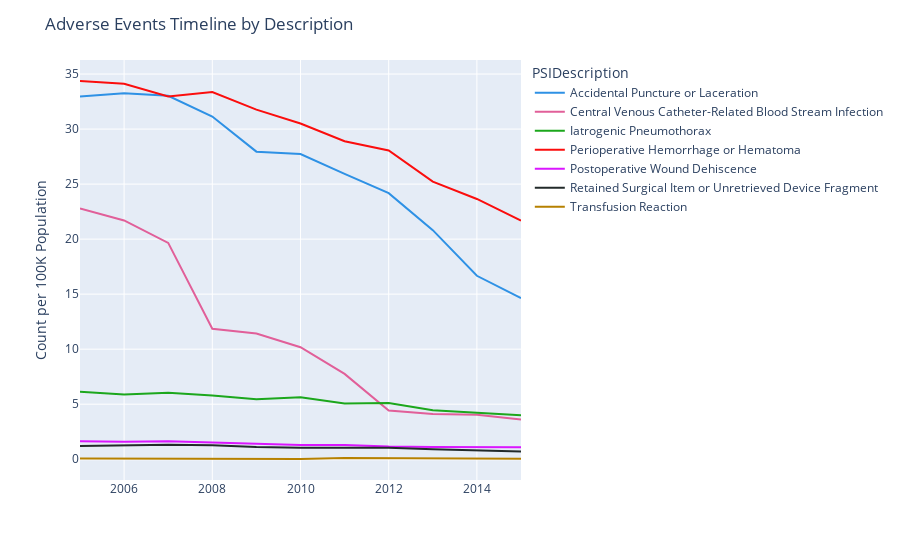

Source (notebook cell):
### Code cell
main_data_statewide = main_data[main_data.County == 'Statewide']
main_data_t = main_data_statewide.groupby(['Year', 'PSIDescription', 'PSI'])[['ObsRate']] \
       .sum() \
       .reset_index() \
       .sort_values(['PSIDescription', 'Year'])


fig = px.line(main_data_t, x='Year', y='ObsRate', color='PSIDescription', 
              color_discrete_sequence=px.colors.qualitative.Dark24)

# Layout adjustments.

fig.update_layout(title='Adverse Events Timeline by Description', xaxis_title ='', 
                  yaxis_title = 'Count per 100K Population')
                         
fig.for_each_trace(lambda t: t.update(name=t.name.replace("PSIDescription=", "")))

fig.show()

### Figure 1 — Plotly figure (JSON) as saved in the notebook; plotly's stock layout.template omitted (floating-point values rounded to 4 significant figures)
{"data": [{"hovertemplate": "PSIDescription=Accidental Puncture or Laceration<br>Year=%{x}<br>ObsRate=%{y}<extra></extra>", "legendgroup": "Accidental Puncture or Laceration", "line": {"color": "#2E91E5", "dash": "solid"}, "marker": {"symbol": "circle"}, "mode": "lines", "name": "Accidental Puncture or Laceration", "orientation": "v", "showlegend": true, "type": "scatter", "x": [2005, 2006, 2007, 2008, 2009, 2010, 2011, 2012, 2013, 2014, 2015], "xaxis": "x", "y": [32.96, 33.26, 33.03, 31.14, 27.95, 27.73, 25.93, 24.18, 20.82, 16.67, 14.65], "yaxis": "y"}, {"hovertemplate": "PSIDescription=Central Venous Catheter-Related Blood Stream Infection<br>Year=%{x}<br>ObsRate=%{y}<extra></extra>", "legendgroup": "Central Venous Catheter-Related Blood Stream Infection", "line": {"color": "#E15F99", "dash": "solid"}, "marker": {"symbol": "circle"}, "mode": "lines", "name": "Central Venous Catheter-Related Blood Stream Infection", "orientation": "v", "showlegend": true, "type": "scatter", "x": [2005, 2006, 2007, 2008, 2009, 2010, 2011, 2012, 2013, 2014, 2015], "xaxis": "x", "y": [22.78, 21.7, 19.66, 11.85, 11.42, 10.18, 7.75, 4.43, 4.1, 4.05, 3.61], "yaxis": "y"}, {"hovertemplate": "PSIDescription=Iatrogenic Pneumothorax<br>Year=%{x}<br>ObsRate=%{y}<extra></extra>", "legendgroup": "Iatrogenic Pneumothorax", "line": {"color": "#1CA71C", "dash": "solid"}, "marker": {"symbol": "circle"}, "mode": "lines", "name": "Iatrogenic Pneumothorax", "orientation": "v", "showlegend": true, "type": "scatter", "x": [2005, 2006, 2007, 2008, 2009, 2010, 2011, 2012, 2013, 2014, 2015], "xaxis": "x", "y": [6.13, 5.88, 6.04, 5.8, 5.46, 5.64, 5.07, 5.1, 4.44, 4.19, 4], "yaxis": "y"}, {"hovertemplate": "PSIDescription=Perioperative Hemorrhage or Hematoma<br>Year=%{x}<br>ObsRate=%{y}<extra></extra>", "legendgroup": "Perioperative Hemorrhage or Hematoma", "line": {"color": "#FB0D0D", "dash": "solid"}, "marker": {"symbol": "circle"}, "mode": "lines", "name": "Perioperative Hemorrhage or Hematoma", "orientation": "v", "showlegend": true, "type": "scatter", "x": [2005, 2006, 2007, 2008, 2009, 2010, 2011, 2012, 2013, 2014, 2015], "xaxis": "x", "y": [34.37, 34.12, 32.97, 33.37, 31.77, 30.51, 28.9, 28.05, 25.23, 23.65, 21.68], "yaxis": "y"}, {"hovertemplate": "PSIDescription=Postoperative Wound Dehiscence<br>Year=%{x}<br>ObsRate=%{y}<extra></extra>", "legendgroup": "Postoperative Wound Dehiscence", "line": {"color": "#DA16FF", "dash": "solid"}, "marker": {"symbol": "circle"}, "mode": "lines", "name": "Postoperative Wound Dehiscence", "orientation": "v", "showlegend": true, "type": "scatter", "x": [2005, 2006, 2007, 2008, 2009, 2010, 2011, 2012, 2013, 2014, 2015], "xaxis": "x", "y": [1.63, 1.59, 1.64, 1.53, 1.41, 1.3, 1.29, 1.16, 1.12, 1.09, 1.08], "yaxis": "y"}, {"hovertemplate": "PSIDescription=Retained Surgical Item or Unretrieved Device Fragment<br>Year=%{x}<br>ObsRate=%{y}<extra></extra>", "legendgroup": "Retained Surgical Item or Unretrieved Device Fragment", "line": {"color": "#222A2A", "dash": "solid"}, "marker": {"symbol": "circle"}, "mode": "lines", "name": "Retained Surgical Item or Unretrieved Device Fragment", "orientation": "v", "showlegend": true, "type": "scatter", "x": [2005, 2006, 2007, 2008, 2009, 2010, 2011, 2012, 2013, 2014, 2015], "xaxis": "x", "y": [1.21, 1.28, 1.31, 1.27, 1.11, 1.04, 1.07, 1.04, 0.9, 0.81, 0.71], "yaxis": "y"}, {"hovertemplate": "PSIDescription=Transfusion Reaction<br>Year=%{x}<br>ObsRate=%{y}<extra></extra>", "legendgroup": "Transfusion Reaction", "line": {"color": "#B68100", "dash": "solid"}, "marker": {"symbol": "circle"}, "mode": "lines", "name": "Transfusion Reaction", "orientation": "v", "showlegend": true, "type": "scatter", "x": [2005, 2006, 2007, 2008, 2009, 2010, 2011, 2012, 2013, 2014, 2015], "xaxis": "x", "y": [0.07, 0.07, 0.05, 0.04, 0.03, 0.02, 0.11, 0.1, 0.05, 0.05, 0.04], "yaxis": "y"}], "layout": {"autosize": true, "legend": {"title": {"text": "PSIDescription"}, "tracegroupgap": 0}, "margin": {"t": 60}, "title": {"text": "Adverse Events Timeline by Description"}, "xaxis": {"anchor": "y", "autorange": true, "domain": [0, 1], "range": [2005, 2015], "title": {"text": ""}, "type": "linear"}, "yaxis": {"anchor": "x", "autorange": true, "domain": [0, 1], "range": [-1.888, 36.28], "title": {"text": "Count per 100K Population"}, "type": "linear"}}}
